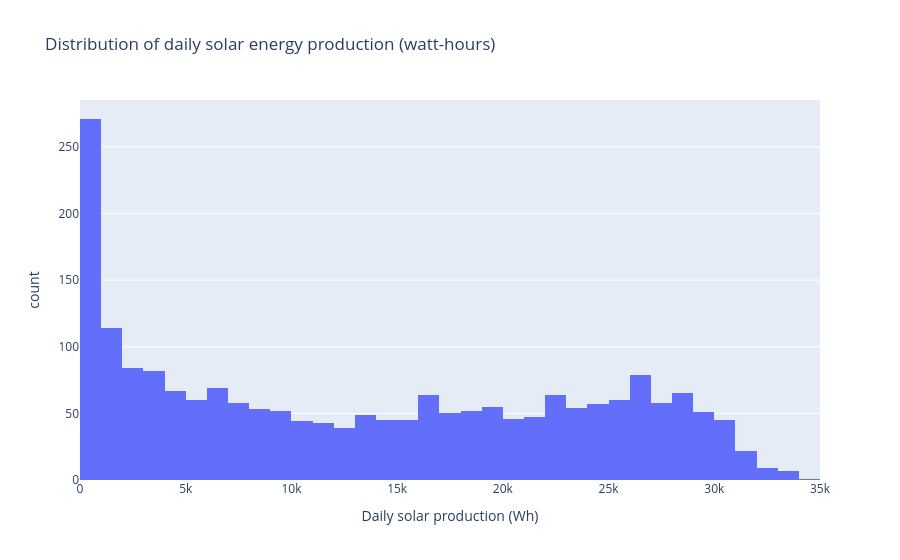

Notebook code for this chart:
### Markdown cell above
#### Distribution of daily solar production

### Code cell
# start with a histogram
fig = px.histogram(
    snow_solar,
    x='dailyTotal',
    nbins=60,
    title='Distribution of daily solar energy production (watt-hours)',
    labels={'dailyTotal': 'Daily solar production (Wh)'}
)
fig.show()

### Figure 1 — Plotly figure (JSON) as saved in the notebook; plotly's stock layout.template omitted (floating-point values rounded to 4 significant figures; data arrays with more than 128 entries replaced by an {"elided": "..."} marker saying what was removed)
{"data": [{"bingroup": "x", "hovertemplate": "Daily solar production (Wh)=%{x}<br>count=%{y}<extra></extra>", "legendgroup": "", "marker": {"color": "#636efa", "pattern": {"shape": ""}}, "name": "", "nbinsx": 60, "orientation": "v", "showlegend": false, "type": "histogram", "x": {"elided": "2061 float values"}, "xaxis": "x", "yaxis": "y"}], "layout": {"barmode": "relative", "legend": {"tracegroupgap": 0}, "title": {"text": "Distribution of daily solar energy production (watt-hours)"}, "xaxis": {"anchor": "y", "domain": [0, 1], "title": {"text": "Daily solar production (Wh)"}}, "yaxis": {"anchor": "x", "domain": [0, 1], "title": {"text": "count"}}}}
